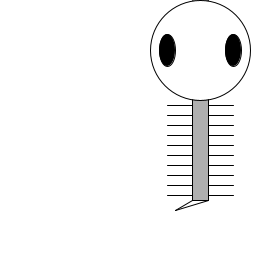
Frame 1 (no input)
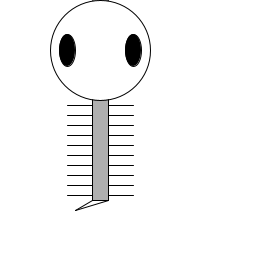
Frame 60 (the mouse pressed at the canvas centre just before this capture)
Frame 120 (the mouse held since frame 60 and released just before this capture): identical to frame 60, image omitted

The Processing sketch that drew these frames (run headless with seeded random() and noise(); from frame 60 on, the mouse is pressed at the canvas centre):

// Processing sketch: processing_9220
// ── processing_9220.pde

int x = 100;
int y = 100;
int w = 100;
int h = 100;
int eyeSize = 16;
int speed = 100;


void setup () {
  size (255,255);
  smooth();
}
void draw () {
  //change the x location of zoog by speed
  x = x + speed;
  
  //If we reached an edge; reverse speed (multiply by -1)
  //(NOTE: if speed is a + number, square moves right, - to the left!
  if ((x >width)||(x<0)) {
    speed = speed * -1;
  }
  
  background(255); //draw white background
  
  //set ellipse and rect's to CENTER mode
  ellipseMode(CENTER);
  rectMode(CENTER);
  
  //draw Zoog's arms with a for loop
  for (int i=y+5; i<y+h; i+=10) {
    stroke(0);
    line(x-w/3,i,x+w/3,i);
  }
 
 /* 
  float distance = abs(mouseX - i);
  
  fill(distance);
  rect(i,0,10,height);
  */
  
  //draw zoog's body
  stroke(0);
  fill(175);
  rect(x,y,w/6,h*2);
  
  //zoogs head
  fill(255);
  ellipse(x,y-h/2,w,h);
  
  //draw zoogs eyes
  fill(0);
  ellipse(x-w/3,y-h/2,eyeSize,eyeSize*2);
  ellipse(x+w/3,y-h/2,eyeSize,eyeSize*2);
  
  //draw zoogs legs
  stroke(0);
  line(x-w/12,y+h,x-w/4,y+h+10);
  line(x+w/12,y+h,x-w/4,y+h+10);
}
